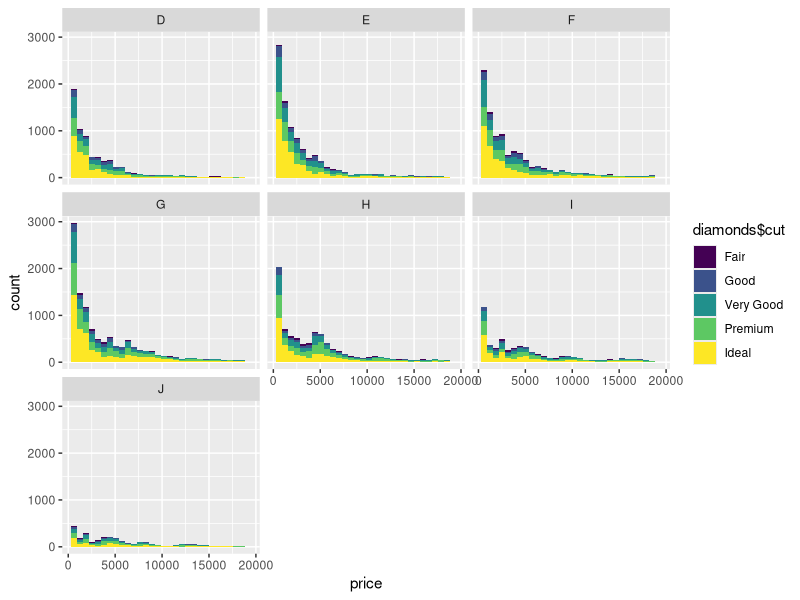
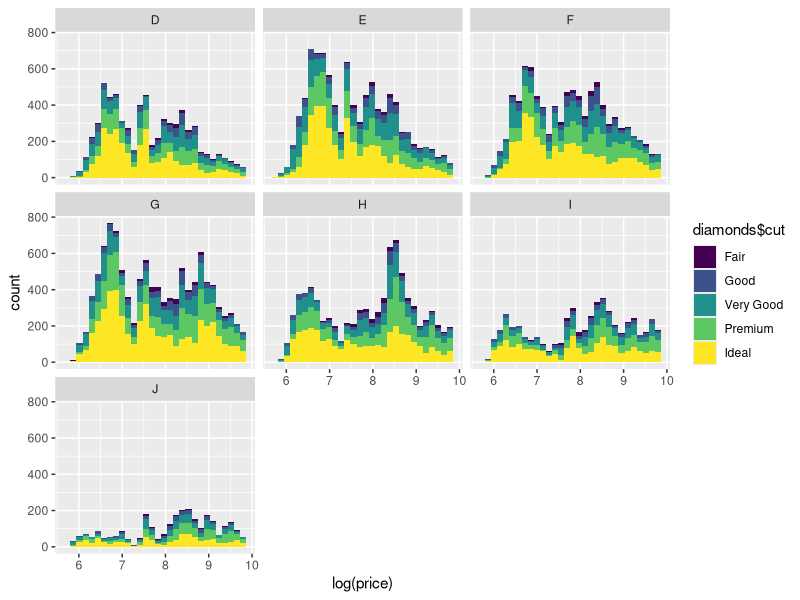
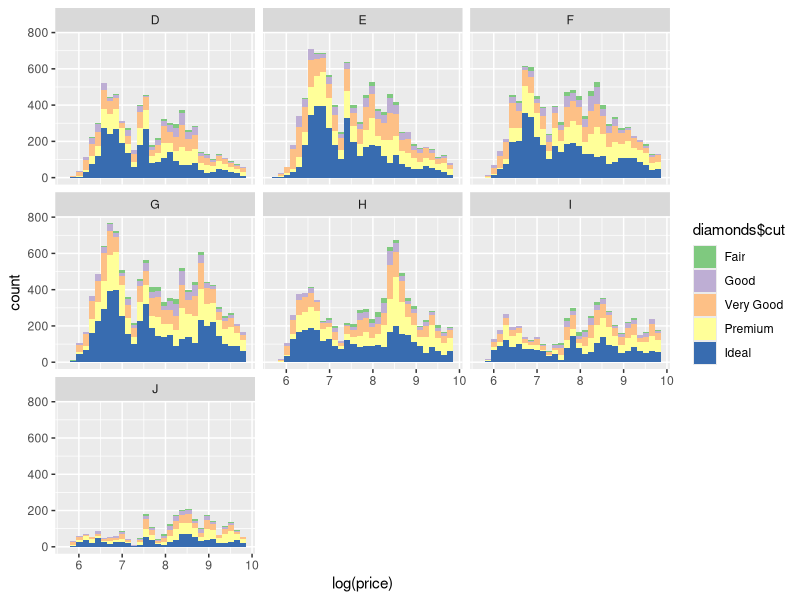
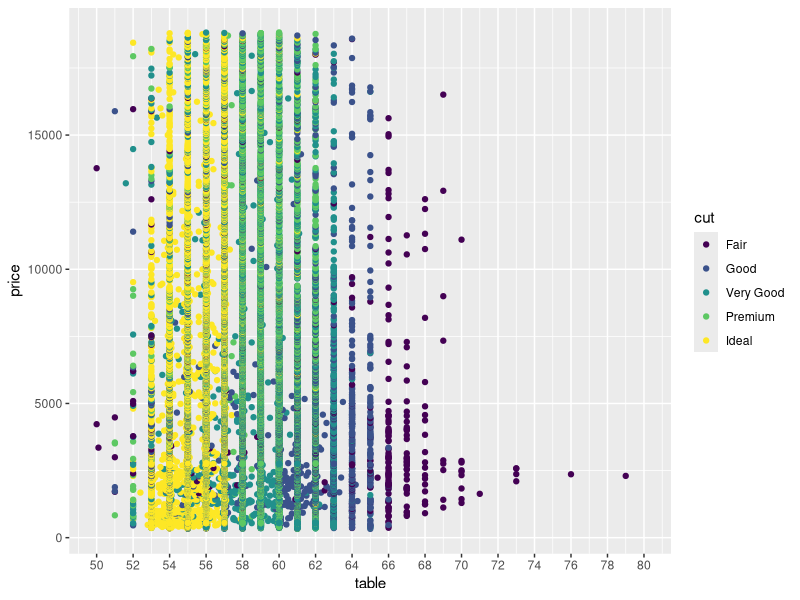
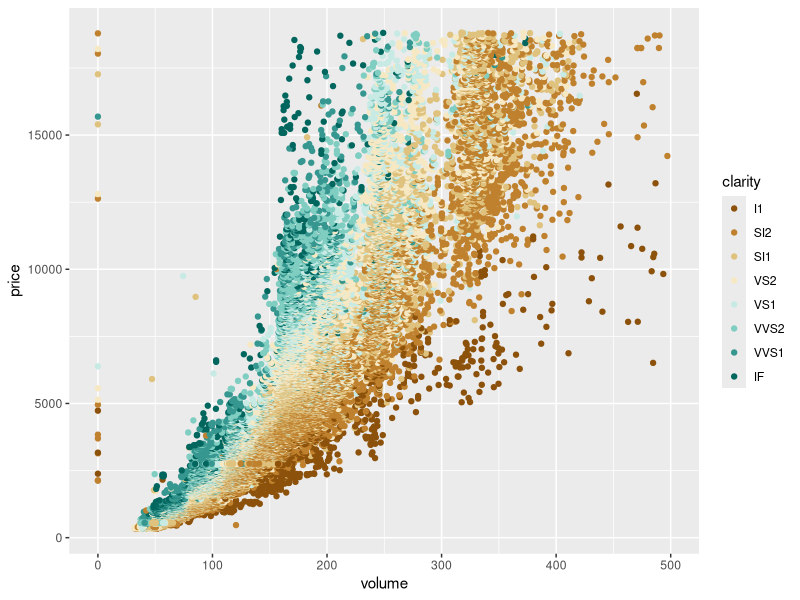
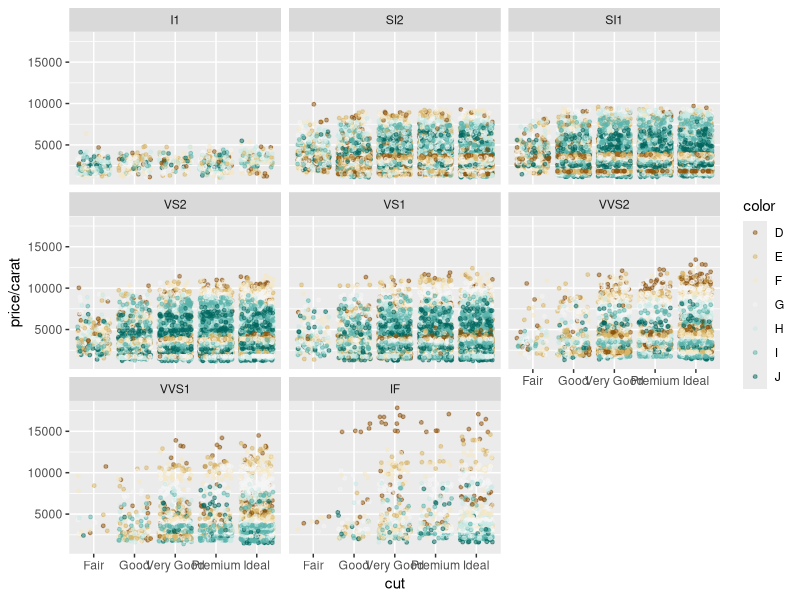

These charts were generated, in order, by the following R code:
## ---- chunk 1
library(ggplot2)
data("diamonds")
names(diamonds)
## ---- chunk 2
ggplot(aes(x=price), data=diamonds)+
  facet_wrap(~color)+
  geom_histogram(aes(fill = diamonds$cut))
## ---- chunk 3
ggplot(aes(x=log(price)), data=diamonds)+
  facet_wrap(~color)+
  geom_histogram(aes(fill = diamonds$cut))
## ---- chunk 4
ggplot(aes(x=log(price)), data=diamonds)+
  facet_wrap(~color)+
  geom_histogram(aes(fill = diamonds$cut))+
  scale_fill_brewer(type = 'qual')
## ---- chunk 5
ggplot(aes(x=table, y=price), data=diamonds)+
  geom_point(aes(color = cut))+
  scale_x_continuous(breaks=seq(50,80,2), limits=c(50,80))
  scale_color_brewer(type = 'qual')
## ---- chunk 6

by(diamonds$table,diamonds$cut,summary)
## ---- chunk 7
diamonds$volume=NA
diamonds=transform(diamonds, volume=x*y*z)
names(diamonds)
## ---- chunk 8
ggplot(aes(x=volume, y=price), data =diamonds)+geom_point(aes(color=clarity))+
  scale_color_brewer(type = 'div')+scale_x_continuous(limits=c(0,500), breaks=seq(0,500,100))
  
## ---- chunk 9
ggplot(aes(x=cut, y=price/carat, color=color), data=diamonds)+geom_point(alpha=0.5,size=1,position='jitter')+scale_color_brewer(type = 'div')+facet_wrap(~clarity)
